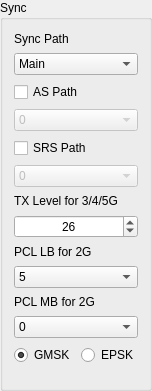
   <widget class="QGroupBox" name="sync_groupBox">
    <property name="geometry">
     <rect>
      <x>180</x>
      <y>0</y>
      <width>137</width>
      <height>391</height>
     </rect>
    </property>
    <property name="title">
     <string>Sync</string>
    </property>
    <layout class="QVBoxLayout" name="verticalLayout_6">
     <item>
      <widget class="QLabel" name="sync_path_label">
       <property name="enabled">
        <bool>true</bool>
       </property>
       <property name="sizePolicy">
        <sizepolicy hsizetype="Preferred" vsizetype="Fixed">
         <horstretch>0</horstretch>
         <verstretch>0</verstretch>
        </sizepolicy>
       </property>
       <property name="text">
        <string>Sync Path</string>
       </property>
       <property name="alignment">
        <set>Qt::AlignLeading|Qt::AlignLeft|Qt::AlignVCenter</set>
       </property>
      </widget>
     </item>
     <item>
      <widget class="QComboBox" name="sync_path_comboBox">
       <property name="layoutDirection">
        <enum>Qt::LeftToRight</enum>
       </property>
       <item>
        <property name="text">
         <string>Main</string>
        </property>
       </item>
       <item>
        <property name="text">
         <string>CA#1</string>
        </property>
       </item>
       <item>
        <property name="text">
         <string>CA#2</string>
        </property>
       </item>
       <item>
        <property name="text">
         <string>CA#3</string>
        </property>
       </item>
      </widget>
     </item>
     <item>
      <widget class="QCheckBox" name="as_path_en">
       <property name="text">
        <string>AS Path</string>
       </property>
      </widget>
     </item>
     <item>
      <widget class="QComboBox" name="as_path_comboBox">
       <property name="enabled">
        <bool>false</bool>
       </property>
       <property name="layoutDirection">
        <enum>Qt::LeftToRight</enum>
       </property>
       <item>
        <property name="text">
         <string>0</string>
        </property>
       </item>
       <item>
        <property name="text">
         <string>1</string>
        </property>
       </item>
      </widget>
     </item>
     <item>
      <widget class="QCheckBox" name="srs_path_en">
       <property name="text">
        <string>SRS Path</string>
       </property>
       <property name="checked">
        <bool>false</bool>
       </property>
      </widget>
     </item>
     <item>
      <widget class="QComboBox" name="srs_path_comboBox">
       <property name="enabled">
        <bool>false</bool>
       </property>
       <property name="layoutDirection">
        <enum>Qt::LeftToRight</enum>
       </property>
       <item>
        <property name="text">
         <string>0</string>
        </property>
       </item>
       <item>
        <property name="text">
         <string>1</string>
        </property>
       </item>
       <item>
        <property name="text">
         <string>2</string>
        </property>
       </item>
       <item>
        <property name="text">
         <string>3</string>
        </property>
       </item>
      </widget>
     </item>
     <item>
      <widget class="QLabel" name="tx_level_nlw_label">
       <property name="sizePolicy">
        <sizepolicy hsizetype="Preferred" vsizetype="Fixed">
         <horstretch>0</horstretch>
         <verstretch>0</verstretch>
        </sizepolicy>
       </property>
       <property name="text">
        <string>TX Level for 3/4/5G</string>
       </property>
       <property name="alignment">
        <set>Qt::AlignLeading|Qt::AlignLeft|Qt::AlignVCenter</set>
       </property>
      </widget>
     </item>
     <item>
      <widget class="QSpinBox" name="tx_level_spinBox">
       <property name="alignment">
        <set>Qt::AlignCenter</set>
       </property>
       <property name="maximum">
        <number>30</number>
       </property>
       <property name="value">
        <number>26</number>
       </property>
      </widget>
     </item>
     <item>
      <widget class="QLabel" name="pcl_lb_label">
       <property name="sizePolicy">
        <sizepolicy hsizetype="Preferred" vsizetype="Fixed">
         <horstretch>0</horstretch>
         <verstretch>0</verstretch>
        </sizepolicy>
       </property>
       <property name="text">
        <string>PCL LB for 2G</string>
       </property>
       <property name="alignment">
        <set>Qt::AlignLeading|Qt::AlignLeft|Qt::AlignVCenter</set>
       </property>
      </widget>
     </item>
     <item>
      <widget class="QComboBox" name="pcl_lb_level_combo">
       <property name="layoutDirection">
        <enum>Qt::LeftToRight</enum>
       </property>
       <item>
        <property name="text">
         <string>5</string>
        </property>
       </item>
       <item>
        <property name="text">
         <string>6</string>
        </property>
       </item>
       <item>
        <property name="text">
         <string>7</string>
        </property>
       </item>
       <item>
        <property name="text">
         <string>8</string>
        </property>
       </item>
       <item>
        <property name="text">
         <string>9</string>
        </property>
       </item>
       <item>
        <property name="text">
         <string>10</string>
        </property>
       </item>
       <item>
        <property name="text">
         <string>11</string>
        </property>
       </item>
       <item>
        <property name="text">
         <string>12</string>
        </property>
       </item>
       <item>
        <property name="text">
         <string>13</string>
        </property>
       </item>
       <item>
        <property name="text">
         <string>14</string>
        </property>
       </item>
       <item>
        <property name="text">
         <string>15</string>
        </property>
       </item>
       <item>
        <property name="text">
         <string>16</string>
        </property>
       </item>
       <item>
        <property name="text">
         <string>17</string>
        </property>
       </item>
       <item>
        <property name="text">
         <string>18</string>
        </property>
       </item>
       <item>
        <property name="text">
         <string>19</string>
        </property>
       </item>
      </widget>
     </item>
     <item>
      <widget class="QLabel" name="pcl_mb_label">
       <property name="sizePolicy">
        <sizepolicy hsizetype="Preferred" vsizetype="Fixed">
         <horstretch>0</horstretch>
         <verstretch>0</verstretch>
        </sizepolicy>
       </property>
       <property name="text">
        <string>PCL MB for 2G</string>
       </property>
       <property name="alignment">
        <set>Qt::AlignLeading|Qt::AlignLeft|Qt::AlignVCenter</set>
       </property>
      </widget>
     </item>
     <item>
      <widget class="QComboBox" name="pcl_mb_level_combo">
       <property name="layoutDirection">
        <enum>Qt::LeftToRight</enum>
       </property>
       <item>
        <property name="text">
         <string>0</string>
        </property>
       </item>
       <item>
        <property name="text">
         <string>1</string>
        </property>
       </item>
       <item>
        <property name="text">
         <string>2</string>
        </property>
       </item>
       <item>
        <property name="text">
         <string>3</string>
        </property>
       </item>
       <item>
        <property name="text">
         <string>4</string>
        </property>
       </item>
       <item>
        <property name="text">
         <string>5</string>
        </property>
       </item>
       <item>
        <property name="text">
         <string>6</string>
        </property>
       </item>
       <item>
        <property name="text">
         <string>7</string>
        </property>
       </item>
       <item>
        <property name="text">
         <string>8</string>
        </property>
       </item>
       <item>
        <property name="text">
         <string>9</string>
        </property>
       </item>
       <item>
        <property name="text">
         <string>10</string>
        </property>
       </item>
       <item>
        <property name="text">
         <string>11</string>
        </property>
       </item>
       <item>
        <property name="text">
         <string>12</string>
        </property>
       </item>
       <item>
        <property name="text">
         <string>13</string>
        </property>
       </item>
       <item>
        <property name="text">
         <string>14</string>
        </property>
       </item>
       <item>
        <property name="text">
         <string>15</string>
        </property>
       </item>
      </widget>
     </item>
     <item>
      <layout class="QHBoxLayout" name="horizontalLayout_5">
       <item>
        <widget class="QRadioButton" name="gmsk_radioButton">
         <property name="text">
          <string>GMSK</string>
         </property>
         <property name="checked">
          <bool>true</bool>
         </property>
        </widget>
       </item>
       <item>
        <widget class="QRadioButton" name="epsk_radioButton">
         <property name="enabled">
          <bool>true</bool>
         </property>
         <property name="text">
          <string>EPSK</string>
         </property>
         <property name="checkable">
          <bool>true</bool>
         </property>
        </widget>
       </item>
      </layout>
     </item>
    </layout>
   </widget>
